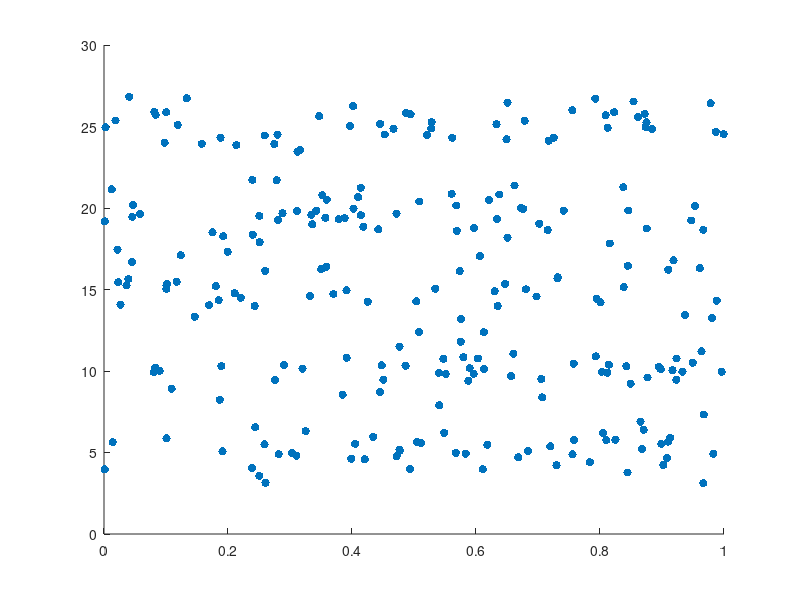

MATLAB code for this plot: (Note: this script raises an error after producing the figure.)
%=============================================================================
% Copyright (c) 2016-present Allan CORNET (Nelson)
%=============================================================================
% This file is part of Nelson.
%=============================================================================
% LICENCE_BLOCK_BEGIN
% SPDX-License-Identifier: LGPL-3.0-or-later
% LICENCE_BLOCK_END
%=============================================================================
% <--ADV-CLI MODE-->
%=============================================================================
close all
%=============================================================================
rng('default') % For reproducibility
figure();
x = rand(50, 5);
y = randn(50, 5) + (5:5:25);
s = scatter(x, y, 'filled');
asserts.isequal(size(s), [1 5]);
asserts.isequal(s(1).CData, [0.0660 0.4430 0.7450]);
asserts.isequal(s(2).CData, [0.8660 0.3290 0]);
asserts.isequal(s(3).CData, [0.9290 0.6940 0.1250]);
asserts.isequal(s(4).CData, [0.5210 0.0860 0.8190]);
asserts.isequal(s(5).CData, [0.2310 0.6660 0.1960]);
%=============================================================================
close all
%=============================================================================
